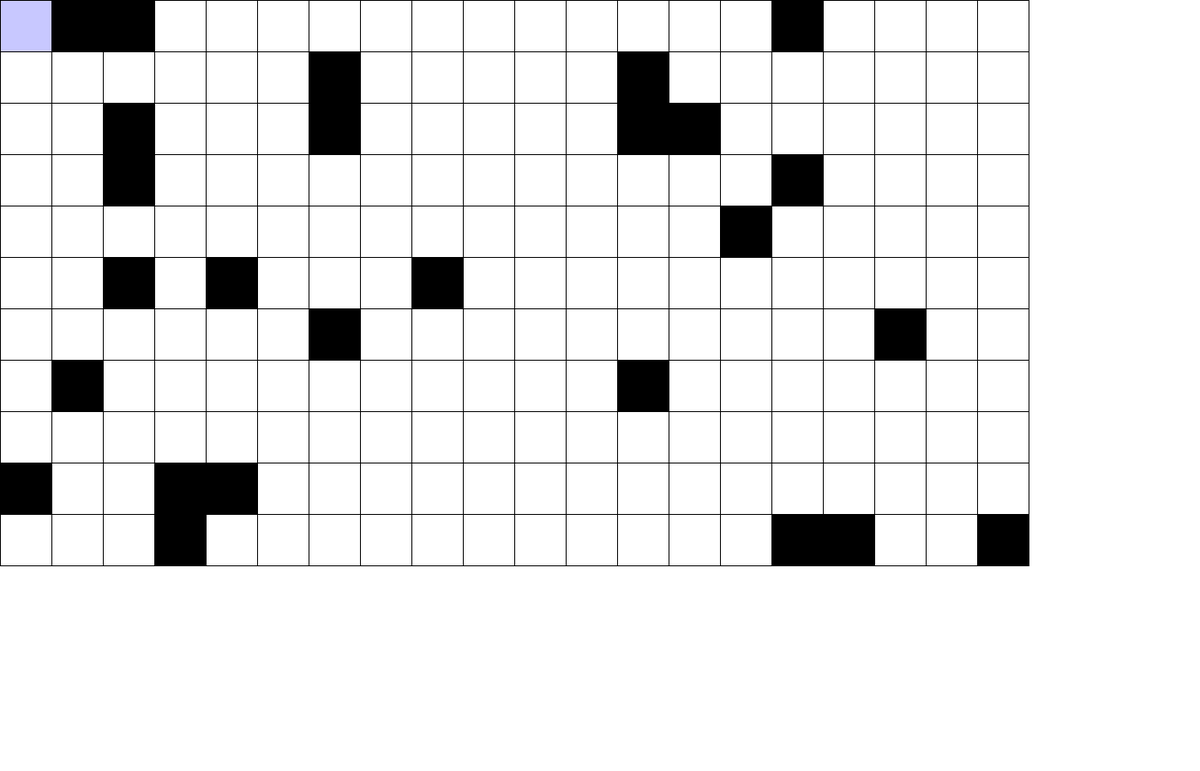
Frame 1 (no input)
Frame 60 (the mouse pressed at the canvas centre just before this capture): identical to frame 1, image omitted
Frame 120 (the mouse held since frame 60 and released just before this capture): identical to frame 1, image omitted

The Processing sketch that drew this single still picture (run headless with seeded random() and noise(); from frame 60 on, the mouse is pressed at the canvas centre):

// Processing sketch: celdas
// ── celdas.pde
int columnas = 20;  // Número de columnas en la grilla
int filas = 11;     // Número de filas en la grilla
int tamanoCelda = 60;  // Tamaño de cada celda (60x60 píxeles)
int columnaSeleccionada = 0;  // Columna actualmente seleccionada
int filaSeleccionada = 0;     // Fila actualmente seleccionada
char[][] contenidoGrilla = new char[columnas][filas];  // Matriz para almacenar los caracteres en la grilla
boolean[][] celdasBloqueadas = new boolean[columnas][filas];  // Matriz para identificar celdas bloqueadas (negras)

void setup() {
  size(1400, 900);  // Tamaño del canvas 1400x900

  // Inicializar todas las celdas de la grilla con un espacio vacío ' '
  for (int i = 0; i < columnas; i++) {
    for (int j = 0; j < filas; j++) {
      contenidoGrilla[i][j] = ' ';  // Cada celda comienza vacía (sin caracteres)

      // Generar algunas celdas negras de forma aleatoria
      if (random(1) < 0.1) {  // Aproximadamente el 10% de las celdas serán negras
        celdasBloqueadas[i][j] = true;  // Marcar la celda como bloqueada
      } else {
        celdasBloqueadas[i][j] = false;  // Celda desbloqueada (puede escribir)
      }
    }
  }
}

void draw() {
  background(255);  // Fondo blanco

  // Dibujar la grilla completa
  for (int i = 0; i < columnas; i++) {
    for (int j = 0; j < filas; j++) {
      int x = i * tamanoCelda;  // Posición X de la celda
      int y = j * tamanoCelda;  // Posición Y de la celda

      if (celdasBloqueadas[i][j]) {
        fill(0);  // Colorear la celda de negro si está bloqueada
      } else if (i == columnaSeleccionada && j == filaSeleccionada) {
        fill(200, 200, 255);  // Colorear la celda seleccionada (resaltada)
      } else {
        fill(255);  // Colorear la celda de blanco si está desbloqueada y no seleccionada
      }
      stroke(0);  // Bordes negros para todas las celdas
      rect(x, y, tamanoCelda, tamanoCelda);  // Dibujar la celda

      // Dibujar el carácter en la celda (si no está bloqueada)
      if (!celdasBloqueadas[i][j]) {
        fill(0);  // Color del texto (negro)
        textAlign(CENTER, CENTER);  // Alinear el texto al centro de la celda
        text(contenidoGrilla[i][j], x + tamanoCelda / 2, y + tamanoCelda / 2);  // Dibujar el carácter en la celda
      }
    }
  }
}

void keyPressed() {
  // Mover la selección con las teclas de flechas
  if (keyCode == LEFT) {
    columnaSeleccionada = max(0, columnaSeleccionada - 1);  // Mover a la izquierda, sin salir del límite
  } else if (keyCode == RIGHT) {
    columnaSeleccionada = min(columnas - 1, columnaSeleccionada + 1);  // Mover a la derecha, sin salir del límite
  } else if (keyCode == UP) {
    filaSeleccionada = max(0, filaSeleccionada - 1);  // Mover hacia arriba, sin salir del límite
  } else if (keyCode == DOWN) {
    filaSeleccionada = min(filas - 1, filaSeleccionada + 1);  // Mover hacia abajo, sin salir del límite
  } else if (key != CODED && !celdasBloqueadas[columnaSeleccionada][filaSeleccionada]) {
    // Si se presiona una tecla alfanumérica y la celda no está bloqueada, insertar el carácter
    contenidoGrilla[columnaSeleccionada][filaSeleccionada] = key;
  }
}
